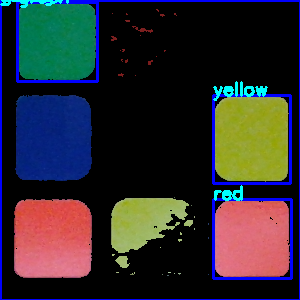
#> input picture Project/Img procesate/color_det_image0.png, 300 x 300 px
$ python -i verify_square.py   (imports and definitions only)
#> lines starting #> are read from the running program, lines starting #| are printed output that depends on the picture; after the words box and inside, x2 and y2 are one past the last pixel; in counts of white or black regions, pixels touching at a corner belong together
#> further down, picture is the input picture: shape (300, 300, 3); mean B, G, R 47.9, 42.7, 44.3
import cv2

def square (img, op):
    gray = cv2.cvtColor(img, cv2.COLOR_BGR2GRAY)
    if op == 1:
        ret, thresh = cv2.threshold(gray, 50, 255, cv2.THRESH_BINARY_INV)
    else:
        ret, thresh = cv2.threshold(gray, 165, 255, cv2.THRESH_BINARY)

    cnts, _ = cv2.findContours(thresh, cv2.RETR_TREE, cv2.CHAIN_APPROX_SIMPLE)  # find contours from mask

    #cv2.imshow ("gray", gray)
    #cv2.imshow ("thresh", thresh)

    approxWH = False
    for c in cnts:
        approx = cv2.approxPolyDP(c, 0.08 * cv2.arcLength(c, True), True)
        if len(approx) == 4:
            x, y, w, h = cv2.boundingRect(c)

            toleranta = 8  # Toleranța permisă între w și h

            if abs(w - h) <= toleranta:
                aproxWH = True
            else:
                aproxWH = False

            minWH = min(w, h)

            area = w * h
            if area >= 70000 and aproxWH == True:
                #print(area)
                start = (x, y)
                final = (x + minWH, y + minWH)
                img = cv2.rectangle(img, start, final, (255, 0, 0), 2)
                cv2.putText(img, "Big Square", (x, y), cv2.FONT_HERSHEY_SIMPLEX, 0.6, (255, 255, 0), 2)

    return img, approxWH

def find_contour (img, color_name = "square"):
#> called with color_name = 'square'
    gray = cv2.cvtColor(img, cv2.COLOR_BGR2GRAY)
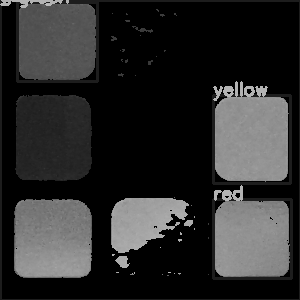
#> gray: shape (300, 300); min 0, max 187, mean 43.7
    ret, thresh = cv2.threshold(gray, 50, 255, cv2.THRESH_BINARY_INV)
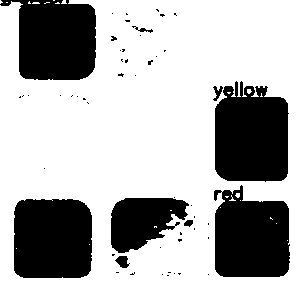
#> thresh: shape (300, 300); 69.7% white; 53 black regions (43 under 20 px)
    cnts, _ = cv2.findContours(thresh, cv2.RETR_TREE, cv2.CHAIN_APPROX_SIMPLE)  # find contours from mask
#> cnts = 87 contours, 73 with area under 20; largest, box (x1, y1, x2, y2) and area: (0, 0, 300, 300) 83352, (214, 80, 290, 183) 6586, (13, 198, 93, 279) 6065, (214, 184, 291, 278) 5893, (110, 197, 190, 254) 3070

    for c in cnts:
        approx = cv2.approxPolyDP(c, 0.08 * cv2.arcLength(c, True), True)
        if len(approx) == 4:
            x, y, w, h = cv2.boundingRect(c)
            area = w * h

            toleranta = 50  # Toleranța permisă între w și h

            if abs(w - h) <= toleranta:
                aproxWH = True
            else:
                aproxWH = False
            if area >= 1700 and aproxWH == True:
                start = (x, y)
                final = (x + w, y + h)
                img = cv2.rectangle(img, start, final, (255, 0, 0), 2)
                cv2.putText(img, color_name, (x, y), cv2.FONT_HERSHEY_SIMPLEX, 0.6, (255, 255, 0), 2)
#> this loop made 87 passes
#> (approx, x, y, w, h, area, final) on passes 29, 37, 59: ([[19, 200], [87, 205], [86, 276], [14, 272]], 13, 198, 80, 81, 6480, (93, 279)), ([[224, 189], [287, 204], [283, 276], [215, 271]], 214, 184, 77, 94, 7238, (291, 278)), ([[225, 85], [288, 103], [283, 180], [216, 173]], 214, 80, 76, 103, 7828, (290, 183))
#> (approx, x, y, w, h, area) on passes 6, 10, 12, 17, 18, 20: ([[0, 5], [0, 299], [299, 299], [299, 0]], 0, 0, 300, 300, 90000), ([[177, 273], [178, 272], [181, 273], [179, 275]], 177, 272, 5, 4, 20), ([[129, 274], [132, 272], [134, 274], [133, 275]], 129, 272, 6, 4, 24), ([[119, 255], [127, 256], [126, 268], [114, 260]], 114, 255, 16, 14, 224), ([[111, 255], [112, 253], [115, 254], [113, 256]], 111, 253, 5, 4, 20), ([[177, 239], [181, 238], [182, 240], [179, 242]], 177, 238, 6, 5, 30)
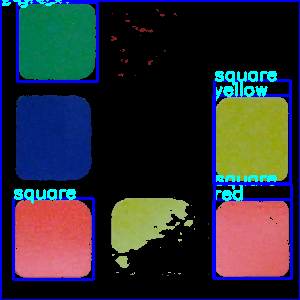
#> img: shape (300, 300, 3); 2.91% of pixels changed, all inside (x1, y1, x2, y2) = (0, 0, 293, 281)

    return img

>>> import cv2
>>> picture = cv2.imread('Img procesate/color_det_image0.png')
>>> result = find_contour(picture)

$ run again, on Project/Img procesate/color_det_image1.png
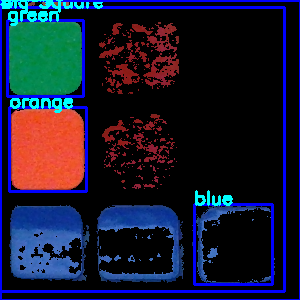
#> input picture Project/Img procesate/color_det_image1.png, 300 x 300 px
#> picture is the input picture: shape (300, 300, 3); mean B, G, R 48, 26.6, 24.1
#> in find_contour, `ret, thresh = cv2.threshold(gray, 50, 255, cv2.THRESH_BINARY_INV)`:
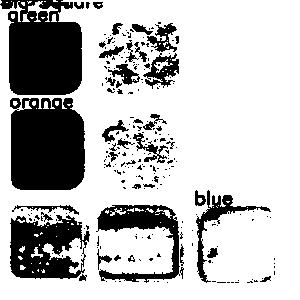
#> thresh: shape (300, 300); 74.1% white; 239 black regions (195 under 20 px)
#> cnts = 421 contours, 355 with area under 20; largest, box (x1, y1, x2, y2) and area: (0, 0, 300, 300) 82874, (10, 97, 86, 191) 6394, (9, 214, 91, 280) 3840, (96, 204, 181, 284) 2758, (195, 189, 272, 284) 1207
#> the loop in find_contour, `for c in cnts:` made 421 passes
#> (approx, x, y, w, h, area) on passes 3, 4, 5, 12, 19, 27: ([[53, 14], [51, 21], [56, 21], [55, 14]], 51, 14, 6, 8, 48), ([[11, 14], [11, 17], [13, 18], [14, 14]], 11, 14, 4, 5, 20), ([[27, 13], [23, 14], [22, 21], [29, 21]], 22, 13, 8, 9, 72), ([[0, 5], [0, 299], [299, 299], [299, 0]], 0, 0, 300, 300, 90000), ([[249, 281], [251, 280], [253, 282], [251, 283]], 249, 280, 5, 4, 20), ([[253, 280], [256, 279], [258, 281], [254, 282]], 253, 279, 6, 4, 24)
#> after the loop in find_contour, `for c in cnts:`:
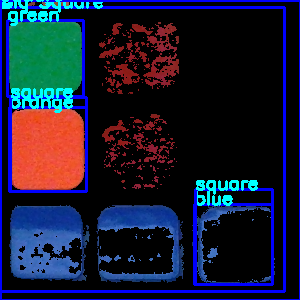
#> img: shape (300, 300, 3); 1.55% of pixels changed, all inside (x1, y1, x2, y2) = (0, 0, 274, 283)

$ run again, on Project/Img procesate/color_det_image2.png
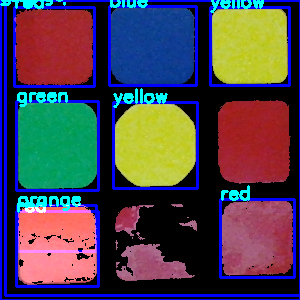
#> input picture Project/Img procesate/color_det_image2.png, 300 x 300 px
#> picture is the input picture: shape (300, 300, 3); mean B, G, R 80.6, 66.5, 74.7
#> in find_contour, `ret, thresh = cv2.threshold(gray, 50, 255, cv2.THRESH_BINARY_INV)`:
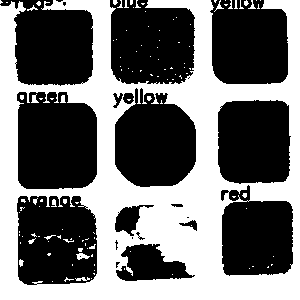
#> thresh: shape (300, 300); 43.7% white; 122 white regions (107 under 20 px)
#> cnts = 152 contours, 133 with area under 20; largest, box (x1, y1, x2, y2) and area: (0, 0, 300, 300) 70742, (16, 91, 98, 190) 7250, (16, 195, 98, 286) 6718, (114, 87, 197, 188) 6338, (217, 99, 292, 185) 5796
#> the loop in find_contour, `for c in cnts:` made 152 passes
#> (approx, x, y, w, h, area) on passes 42, 45, 46, 47, 58: ([[38, 1], [36, 3], [39, 5], [40, 2]], 36, 1, 5, 5, 25), ([[251, 0], [252, 4], [248, 8], [255, 8]], 248, 0, 8, 9, 72), ([[246, 0], [244, 1], [245, 5], [248, 3]], 244, 0, 5, 6, 30), ([[240, 0], [239, 8], [243, 8], [240, 6]], 239, 0, 5, 9, 45), ([[0, 5], [0, 299], [299, 299], [299, 0]], 0, 0, 300, 300, 90000)
#> after the loop in find_contour, `for c in cnts:`:
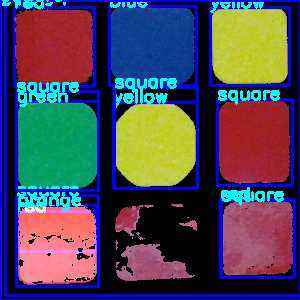
#> img: shape (300, 300, 3); 4.21% of pixels changed, all inside (x1, y1, x2, y2) = (0, 0, 294, 276)

$ run again, on Project/Img procesate/color_det_image3.png
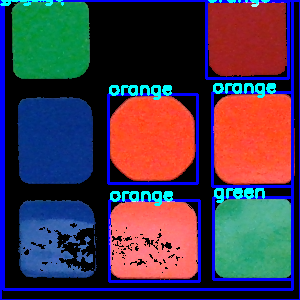
#> input picture Project/Img procesate/color_det_image3.png, 300 x 300 px
#> picture is the input picture: shape (300, 300, 3); mean B, G, R 75.7, 55.1, 70.8
#> in find_contour, `ret, thresh = cv2.threshold(gray, 50, 255, cv2.THRESH_BINARY_INV)`:
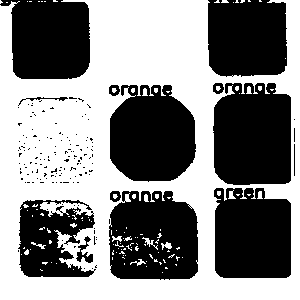
#> thresh: shape (300, 300); 52.1% white; 151 black regions (138 under 20 px)
#> cnts = 297 contours, 272 with area under 20; largest, box (x1, y1, x2, y2) and area: (0, 0, 300, 300) 77483, (212, 82, 292, 186) 7423, (108, 190, 199, 281) 7208, (109, 84, 197, 183) 6990, (213, 187, 292, 279) 6601
#> the loop in find_contour, `for c in cnts:` made 297 passes
#> (approx, x, y, w, h, area) on passes 13, 15, 36, 41, 55: ([[221, 2], [228, 2], [226, 0], [222, 0]], 221, 0, 8, 3, 24), ([[0, 5], [0, 299], [299, 299], [299, 0]], 0, 0, 300, 300, 90000), ([[59, 211], [61, 210], [63, 212], [61, 213]], 59, 210, 5, 4, 20), ([[64, 206], [59, 211], [55, 210], [57, 206]], 55, 205, 10, 7, 70), ([[27, 249], [24, 252], [25, 254], [28, 253]], 24, 249, 5, 6, 30)
#> after the loop in find_contour, `for c in cnts:`:
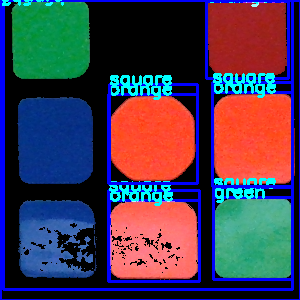
#> img: shape (300, 300, 3); 2.66% of pixels changed, all inside (x1, y1, x2, y2) = (0, 0, 291, 283)
